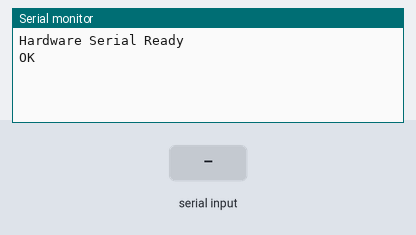
Recording of a sketch running on a simulated ESP32. On the bench: the last lines printed to the serial monitor. Inputs (shaded band) come from the test bench. The modem accepts every AT command (registered, SIM ready, sends succeed) and sends nothing else.

Above: at 1.2 s.
1.3 s: "1" received over the second serial link
At 2.5 s:
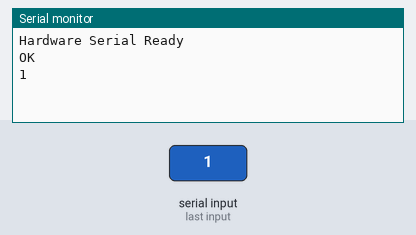
2.8 s: "0" received over the second serial link
At 3.8 s:
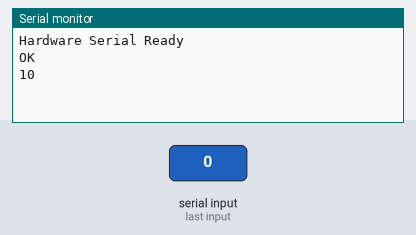

The sketch:

Lab00_UART2_to_native_Serial.ino
```cpp
#if defined(ESP32)
//The HardwareSerial line assigns Serial to pins 16 and 17. ESP UART2
//UART1 is connect to Flash memory need patch Library
HardwareSerial Serial1(2);
#endif

void setup() {
  Serial.begin(115200);
  Serial1.begin(9600, SERIAL_8N1, 17, 16);

  while (!Serial){
    ;
  }
  Serial.println("Hardware Serial Ready");
  // set the baud rate for the Serial1 port
  Serial1.begin(9600);      // default GIoT LoRa Module baud
  Serial1.println("AT+SGMD?");
}

void loop() {
  if (Serial.available()) {
    Serial1.write(Serial.read());
  }
  if (Serial1.available()) {
    Serial.write(Serial1.read());
  }
}
```

Measured:
- after the input at 1.3 s, the serial monitor: prints a new line at once (image 1)
- after the input at 2.8 s, the serial monitor: prints a new line at once (image 2)
